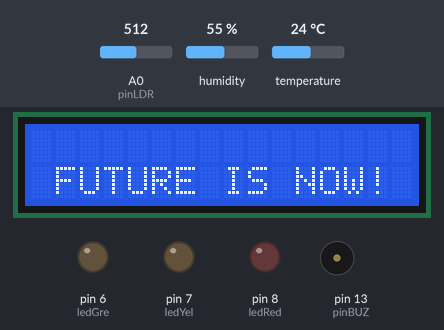
Recording of a sketch running on a simulated Arduino Uno, built with avr-gcc and run on an emulated ATmega328P. Parts: 16×2 character LCD, output pins drawn as LEDs (lit = HIGH), buzzer (waves = sounding). The inputs (shaded band) are chosen by the test bench; at power-on: temperature 24 °C, A0 (pinLDR) = 512, humidity 55 %. What the sketch prints to the serial monitor is not drawn.

Above: at 12.2 s.
At 14.3 s:
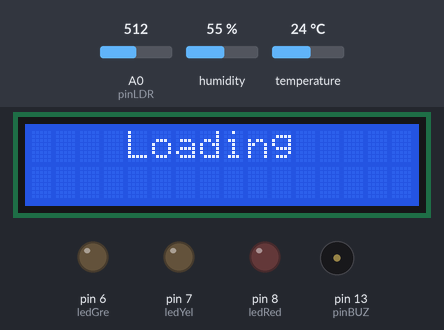
14.4 s: temperature set to 12 °C
At 18.4 s:
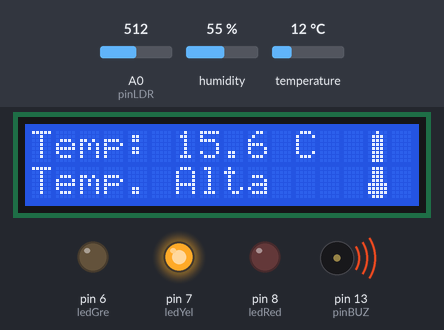
18.7 s: temperature set to 9 °C
28.7 s: temperature set to 19 °C
At 33.8 s:
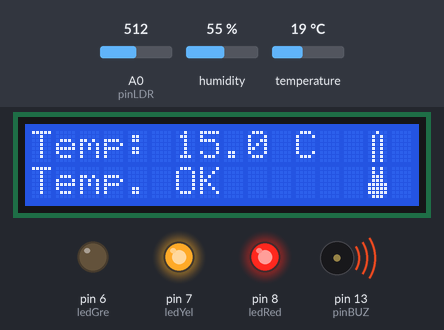
38.7 s: A0 (pinLDR) set to 673
43.7 s: A0 (pinLDR) set to 695
At 45.2 s:
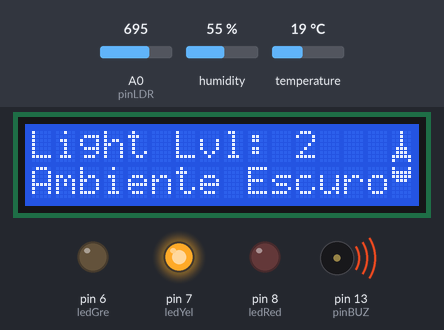
53.7 s: A0 (pinLDR) set to 511
At 59.2 s:
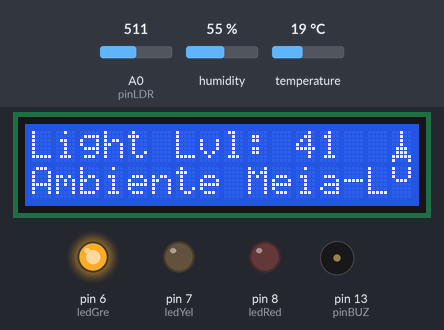
Timing chart, 0 to 59.7 s (numbered marks = the images above; inputs shaded):
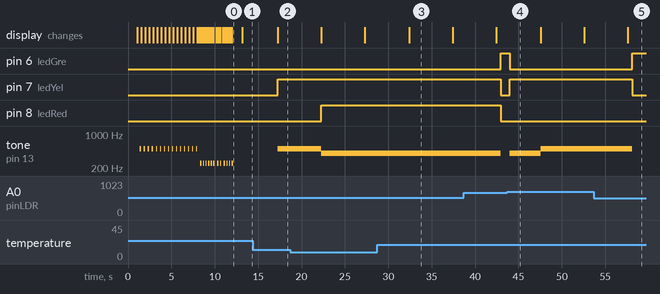

Measured:
- the behaviour switches between 687 and 688 on A0 (pinLDR) (found by bisection; images 3 and 4)
- after the input at 14.4 s, the display: changes after 2.8 s (image 2)
- after the input at 28.7 s, tone on pin 13 (pinBUZ): stays 400 Hz (without the input it goes to 500 Hz after 3.7 s); the display: changes after 3.7 s (image 3)
- after the input at 43.7 s, pin 6 (ledGre): HIGH → LOW after 0.28 s instead of 3.9 s; pin 7 (ledYel): LOW → HIGH after 0.28 s instead of 3.9 s; tone on pin 13 (pinBUZ): silent → 400 Hz after 0.28 s, → 500 Hz 3.6 s later
- after the input at 53.7 s, pin 6 (ledGre): LOW → HIGH after 4.4 s; pin 7 (ledYel): HIGH → LOW after 4.4 s; tone on pin 13 (pinBUZ): 500 Hz → silent after 4.4 s
- what the display in image 0 shows lasts 1.1 s, from 12.0 s to 13.1 s
- what the display in image 3 shows lasts 5.0 s, from 32.4 s to 37.4 s

The sketch:

projeto.ino
```cpp
//Imports
#include <LiquidCrystal.h>
#include <DHT.h>

#define DHTPIN 9 // Pino do DHT
#define DHTTYPE DHT11  // Tipo de sensor DHT

DHT dht(DHTPIN, DHTTYPE); // DHT

LiquidCrystal lcd(12, 11, 10, 5, 4, 3, 2); // Pinos do display LCD

float lastAvgTemp; // Armazena a última média de temperatura
float lastAvgHumd; // Armazena a última média de umidade

float tempReadings[10]; // Array para armazenar as últimas 10 leituras de temperatura
float humdReadings[10]; // Array para armazenar as últimas 10 leituras de umidade
int currentIndex = 0; // Índice para rastrear a posição atual no array de leituras

int lightLevel; //Nível de luz

const int pinLDR = A0;  // Pino do LED do LDR
const int ledRed = 8;   // Pino do LED vermelho
const int ledYel = 7;   // Pino do LED amarelo
const int ledGre = 6;   // Pino do LED verde
const int pinBUZ = 13;  // Pino do buzzer

void setup() {
  Serial.begin(115200); // Inicializa a comunicação serial
  lcd.begin(16, 2); // Inicializa o LCD com 16 colunas e 2 linhas
  dht.begin(); // Inicializa o sensor DHT

  analogWrite(pinBUZ, OUTPUT); // Inicializa buzzer

  // Inicializa LEDs
  pinMode(ledRed, OUTPUT);
  pinMode(ledYel, OUTPUT);
  pinMode(ledGre, OUTPUT);

  // Inicializa LDR
  pinMode(pinLDR, INPUT);

  booting(); // Exibe uma mensagem inicial no LCD
  delay(1000); // Aguarda 1 segundo
  lcd.clear(); // Limpa o LCD
  lcd.setCursor(4, 0);
  lcd.print("Loading"); // Exibe uma mensagem de loading para as primeiras 10 leituras
}

void loop() {
  int valorLDR = analogRead(pinLDR);
  lightLevel = map(valorLDR, 500, 969, 0, 100); //Utiliza a função map para interpretar os valores do LDR

  float temp = dht.readTemperature(); // Lê a temperatura do sensor DHT
  float humid = dht.readHumidity();   // Lê a umidade do sensor DHT

  verifyLDR(); // Verifica o nível de luz


    //Verifica se há algum LED de 'atenção' ligado e se o ambiente está escuro
  if (digitalRead(ledYel) == HIGH || digitalRead(ledRed) == HIGH && valorLDR < 40) {

    // Verifica se o LED amarelo pode ser desligado
    if (10 < lastAvgTemp && lastAvgTemp < 15) {
      digitalWrite(ledYel, LOW);
    }
    // Verifica se o LED vermelho pode ser desligado
    if (50 < lastAvgHumd && lastAvgHumd < 70) {
      digitalWrite(ledRed, LOW);
    }
  }


  // Verifica se o buzzer pode ser desligado. Exije ambiente escuro
  if (digitalRead(ledYel) == LOW && digitalRead(ledRed) == LOW && valorLDR < 40) {
    noTone(pinBUZ);
  }

  tempReadings[currentIndex] = temp;  // Armazena a leitura atual da temperatura
  humdReadings[currentIndex] = humid;  // Armazena a leitura atual da umidade

  currentIndex = (currentIndex + 1) % 10; // Atualiza o índice para a próxima leitura

  if (currentIndex == 9) {
    tenthRead();
  }

  // Exibe informações no monitor serial
  serialLog(temp, humid, valorLDR);

  delay(500); // Aguarda 500 milissegundos
}

// Exibe uma mensagem de inicialização no LCD
void booting() {
  lcd.setCursor(3, 1);
  tone(pinBUZ, 400);
  lcd.print("NEXT FUTURE "); // Nome da empresa
  noTone(pinBUZ);
  delay(1000);
  move_pac(); // Exibe animação do pacman
  lcd.clear(); // Limpa o LCD
  delay(200);
  slogan(); // Exibe um slogan animado no LCD
}

// Aniamção do "Pac-Man" comendo a logo da empresa no LCD
void move_pac() {
  String line = "NEXT FUTURE";
  ghost(); // Exibe uma imagem de fantasma no LCD
  move_image(14, 1, 10); // Move e exibe uma imagem no LCD
  for (int pos = 0; pos < 15; pos++) {
    move(pos, line); // Move uma imagem no LCD
    line.remove(0, 1);
    tone(pinBUZ, 500);
    delay(150);
    noTone(pinBUZ);
    lcd.clear(); // Limpa o LCD
  }
}

// Move a imagem de "Pac-Man" e alterna entre boca aberta e fechada
void move(int pos, String texto) {
  if (pos % 2 == 0) {
    fechado(); // Se a posição for par, a boca estará fechada

  } else {
    aberto();  // Se a posição for ímpar, a boca estará aberta
  }
  if (texto != "") { // Verifica se a string não está vazia
    lcd.setCursor(pos + 3, 1); // Define a posição do cursor no LCD
    lcd.print(texto); // Imprime texto no LCD
  }

  ghost_move(pos);

  move_image(pos + 0, 0, 4);
  move_image(pos + 1, 0, 5);
  move_image(pos + 2, 0, 6);
  move_image(pos + 0, 1, 7);
  move_image(pos + 1, 1, 8);
  move_image(pos + 2, 1, 9);

  delay(300); // Aguarda 300 milissegundos antes de continuar a animação
}

// Define a imagem de "Pac-Man" com a boca fechada
void fechado() {
  // Define a matriz de bits para a imagem de "Pac-Man" com a boca fechada
  byte i4[8] = {B00000, B00000, B00000, B00001, B00010, B00010, B00100, B00100};
  byte i5[8] = {B00000, B00000, B11111, B00000, B00000, B00110, B00110, B00000};
  byte i6[8] = {B00000, B00000, B00000, B10000, B01000, B01000, B00100, B00100};
  byte i7[8] = {B00100, B00100, B00010, B00010, B00001, B00000, B00000, B00000};
  byte i8[8] = {B00000, B00000, B00000, B00000, B00000, B11111, B00000, B00000};
  byte i9[8] = {B00100, B00100, B01000, B01000, B10000, B00000, B00000, B00000};

  // Cria os caracteres personalizados para a boca fechada de "Pac-Man"
  lcd.createChar(4, i4);
  lcd.createChar(5, i5);
  lcd.createChar(6, i6);
  lcd.createChar(7, i7);
  lcd.createChar(10, i8);
  lcd.createChar(9, i9);
}

// Define a imagem de "Pac-Man" com a boca aberta
void aberto() {
  // Define a matriz de bits para a imagem de "Pac-Man" com a boca aberta
  byte i4[8] = {B00000, B00000, B00000, B00001, B00010, B00010, B00100, B00100};
  byte i5[8] = {B00000, B00000, B11111, B00000, B00000, B00110, B00110, B00000};
  byte i6[8] = {B00000, B00000, B00000, B10000, B01000, B00100, B01000, B10000};
  byte i7[8] = {B00100, B00100, B00010, B00010, B00001, B00000, B00000, B00000};
  byte i8[8] = {B00000, B00000, B00000, B00000, B00000, B11111, B00000, B00000};
  byte i9[8] = {B10000, B01000, B00100, B01000, B10000, B00000, B00000, B00000};

  // Cria os caracteres personalizados para a boca aberta de "Pac-Man"
  lcd.createChar(4, i4);
  lcd.createChar(5, i5);
  lcd.createChar(6, i6);
  lcd.createChar(7, i7);
  lcd.createChar(8, i8);
  lcd.createChar(9, i9);
}

// Define a imagem de um fantasma
void ghost() {
  byte ghost[8] = {B01110, B11111, B10101, B11011, B11111, B11111, B10101, B00000};
  lcd.createChar(10, ghost);
  move_image(14, 1, 10);
}

// Move a imagem de um fantasma no LCD
void ghost_move(int pos) {
  byte ghost[8] = {B01110, B11111, B10101, B11011, B11111, B11111, B10101, B00000};
  lcd.createChar(10, ghost);
  if (pos % 2 != 0) {
    move_image(15, 1, 10);
  } else {
    move_image(14, 1, 10);
  }
}

// Exibe um slogan animado no LCD
void slogan() {
  String line = "FUTURE IS NOW!";
  for (int i = 0; i < line.length(); i++) {

    //Animação de letras caindo
    lcd.setCursor(i + 1, 0);
    lcd.print(line[i]);
    delay(150);
    lcd.setCursor(i + 1, 0);
    lcd.print(" ");
    lcd.setCursor(i + 1, 1);
    lcd.print(line[i]);

    // Caso o char não seja um blankspace, ativa o buzzer
    if (!(isWhitespace(line[i]))) {
      tone(pinBUZ, 250);
      delay(150);
      noTone(pinBUZ);
    }
  }
}

// Exibe informações no monitor serial
void serialLog(float temp, float humid, int valorLDR) {
  Serial.println("Leitura: " + String(currentIndex + 1));
  Serial.println("Temp: " + String(temp) + "°C");
  Serial.println("Last Avarage Temp: " + String(lastAvgTemp) + "°C");
  Serial.println("Humidity: " + String(humid) + " %");
  Serial.println("Last Avarage Humidity: " + String(lastAvgHumd) + " %");
  Serial.println("Luminosidade: " + String(lightLevel));
  Serial.println("ValorLDR: " + String(valorLDR));
  Serial.println("---");
}

// Calcula a média das últimas 10 leituras e exibe as telas de cada campo
void tenthRead() {
  float sumTemp = 0;
  float sumHumd = 0;

  for (int i = 0; i < 10; i++) {
    sumTemp += tempReadings[i];
    sumHumd += humdReadings[i];
  }

  lastAvgTemp = sumTemp / 10;
  lastAvgHumd = sumHumd / 10;

  show_data();
}

// Exibe dados no LCD
void show_data() {
  show_temp();
  delay(5000);
  show_humid();
  delay(5000);
  show_light();
}

// Exibe a temperatura no LCD
void show_temp() {
  if ((lastAvgTemp < 10 || lastAvgTemp > 15) && lastAvgTemp != 0) {
    digitalWrite(ledYel, HIGH);
    digitalWrite(ledGre, LOW);
    tone(pinBUZ, 500);
  }
  lcd.clear(); // Limpa o LCD
  lcd.setCursor(0, 0);
  lcd.print("Temp: " + String(lastAvgTemp, 1) + " C");
  term_image(lastAvgTemp); // Exibe uma imagem correspondente à temperatura no LCD
}

// Exibe a umidade no LCD
void show_humid() {
  if ((lastAvgHumd < 50 || lastAvgHumd > 70) && lastAvgHumd != 0) {
    digitalWrite(ledRed, HIGH);
    digitalWrite(ledGre, LOW);
    tone(pinBUZ, 400);
  }
  lcd.clear(); // Limpa o LCD
  lcd.setCursor(0, 0);
  lcd.print("Humid: " + String(lastAvgHumd, 1) + " %");
  humid_image(lastAvgHumd);
}

// Exibe a luminosidade no LCD
void show_light() {
  lcd.clear(); // Limpa o LCD
  lcd.setCursor(0, 0);
  lcd.print("Light Lvl: " + String(lightLevel));
  light_image();
}

// Define e exibe uma imagem correspondente à temperatura no LCD
void term_image(float temp) {
  byte termLow2[8] = {B01010, B01010, B01010, B01010, B10001, B10001, B10001, B01110};
  byte termLow1[8] = {B00100, B01010, B01010, B01010, B01010, B01010, B01010, B01010};

  byte termMid2[8] = {B01010, B01010, B01110, B01110, B11111, B11111, B11111, B01110};
  byte termMid1[8] = {B00100, B01010, B01010, B01010, B01010, B01010, B01010, B01010};

  byte termHig2[8] = {B01110, B01110, B01110, B01110, B11111, B11111, B11111, B01110};
  byte termHig1[8] = {B00100, B01110, B01110, B01110, B01110, B01110, B01110, B01110};

  // Cria os caracteres personalizados e os exibe no LCD, dependendo da temperatura
  if (temp < 10) {
    lcd.createChar(9, termLow1);
    lcd.createChar(10, termLow2);
    messageTemplate("Temp. Baixa");

  } else if (temp > 15) {
    lcd.createChar(9, termHig1);
    lcd.createChar(10, termHig2);
    messageTemplate("Temp. Alta");

  } else { // Temperatura ideal
    lcd.createChar(9, termMid1);
    lcd.createChar(10, termMid2);
    messageTemplate("Temp. OK");
  }
  move_image(14, 0, 9); // Move e exibe a primeira imagem no LCD
  move_image(14, 1, 10); // Move e exibe a segunda imagem no LCD
}

// Define e exibe uma imagem correspondente à umidade no LCD
void humid_image(float humid) {
  byte humidLow_1[8] = {B00111, B00011, B00001, B00000, B00000, B00000, B00000, B00000};
  byte humidLow_2[8] = {B00000, B00000, B00000, B00000, B00001, B00001, B00011, B00111};
  byte humidLow_3[8] = {B00000, B00000, B00000, B00000, B10000, B10000, B01000, B11100};
  byte humidLow_4[8] = {B11100, B11000, B10000, B00000, B00000, B00000, B00000, B00000};

  byte humidMid_1[8] = {B01111, B01111, B00111, B00011, B00000, B00000, B00000, B00000};
  byte humidMid_2[8] = {B00000, B00000, B00001, B00001, B00011, B00111, B00111, B01111};
  byte humidMid_3[8] = {B00000, B00000, B10000, B10000, B01000, B00100, B10100, B11110};
  byte humidMid_4[8] = {B11110, B11110, B11100, B11000, B00000, B00000, B00000, B00000};


  byte humidHigh_1[8] = {B11111, B11111, B11111, B01111, B00111, B00011, B00000, B00000};
  byte humidHigh_2[8] = {B00011, B00111, B01111, B01111, B11111, B11111, B11111, B11111};
  byte humidHigh_3[8] = {B11000, B10100, B10010, B10001, B10001, B11001, B11111, B11111};
  byte humidHigh_4[8] = {B11111, B11111, B11111, B11110, B11100, B11000, B00000, B00000};

  if (humid < 50) {
    lcd.createChar(11, humidLow_1);
    lcd.createChar(12, humidLow_2);
    lcd.createChar(13, humidLow_3);
    lcd.createChar(14, humidLow_4);

    messageTemplate("Humid. Baixa");

  } else if (humid > 70) {
    lcd.createChar(11, humidHigh_1);
    lcd.createChar(12, humidHigh_2);
    lcd.createChar(13, humidHigh_3);
    lcd.createChar(14, humidHigh_4);

    messageTemplate("Humid. Alta");

  } else {
    lcd.createChar(11, humidMid_1);
    lcd.createChar(12, humidMid_2);
    lcd.createChar(13, humidMid_3);
    lcd.createChar(14, humidMid_4);

    messageTemplate("Humid. OK");
  }

  move_image(14, 1, 11);
  move_image(14, 0, 12);
  move_image(15, 0, 13);
  move_image(15, 1, 14);
}

//Define e exibe uma imagem correspondente ao nível de luz no LDR
void light_image() {
  byte lampLow1[8] = {B00100, B00100, B00100, B00100, B01110, B01110, B11111, B10001};
  byte lampLow2[8] = {B10001, B10001, B10001, B01110, B00000, B00000, B00000, B00000};

  byte lampMid1[8] = {B00100, B00100, B00100, B00100, B01110, B01110, B11111, B10001};
  byte lampMid2[8] = {B10001, B11111, B11111, B01110, B00000, B00000, B00000, B00000};

  byte lampHigh1[8] = {B00100, B00100, B00100, B00100, B01110, B01110, B11111, B11111};
  byte lampHigh2[8] = {B11111, B11111, B11111, B01110, B00000, B00000, B00000, B00000};

  if (lightLevel >= 40 && lightLevel < 90) {
    lcd.createChar(10, lampLow1);
    lcd.createChar(11, lampLow2);
    messageTemplate("Ambiente Meia-Luz");

  } else if (lightLevel >= 90) {
    lcd.createChar(10, lampHigh1);
    lcd.createChar(11, lampHigh2);
    messageTemplate("Ambiente Muito Claro");

  } else {
    lcd.createChar(10, lampMid1);
    lcd.createChar(11, lampMid2);
     messageTemplate("Ambiente Escuro");
  }

  move_image(15, 0, 10);
  move_image(15, 1, 11);
}

// Verifica o nível de luz do ambiente
void verifyLDR() {
  // Em um ambiente muito claro, liga a luz vermelha
  if (lightLevel >= 80) {
    digitalWrite(ledRed, HIGH);
    digitalWrite(ledGre, LOW);

    //Caso a temperatura tenha sido normalizada, desliga a luz de alerta da temperatura e seu som no buzzer
    if (lastAvgTemp >= 10 && lastAvgTemp <= 15){
      digitalWrite(ledYel, LOW);
      noTone(pinBUZ);
    }
    tone(pinBUZ, 600);

  // Em um ambiente um pouco claro, liga a luz amarela
  } else if (lightLevel < 80 && lightLevel >= 40) {
    digitalWrite(ledYel, HIGH);
    digitalWrite(ledGre, LOW);

    //Caso a umidade tenha sido normalizada, desliga a luz de alerta da umidade e seu som no buzzer
    if (lastAvgHumd >= 50 && lastAvgHumd <= 70 ){
      digitalWrite(ledRed, LOW);
      noTone(pinBUZ);
    }
    tone(pinBUZ, 400);
  } else {
    // Caso todos os dados estejam normalizados e o ambiente esteja escuro, desliga todos os LEDs acesos, desliga o buzzer e liga o LED verde
    if (lastAvgHumd >= 50 && lastAvgHumd <= 70 && lastAvgTemp >= 10 && lastAvgTemp <= 30){
      digitalWrite(ledGre, HIGH);
      digitalWrite(ledRed, LOW);
      digitalWrite(ledYel, LOW);
      noTone(pinBUZ);
    }

  }
}

// Move uma imagem no LCD
void move_image(int x, int y, int byt) {
  lcd.setCursor(x, y); // Define a posição do cursor no LCD
  lcd.write(byte(byt)); // Exibe o caractere personalizado no LCD
}

void messageTemplate(String msg){
  lcd.setCursor(0, 1);
  lcd.print(msg);
}
```
